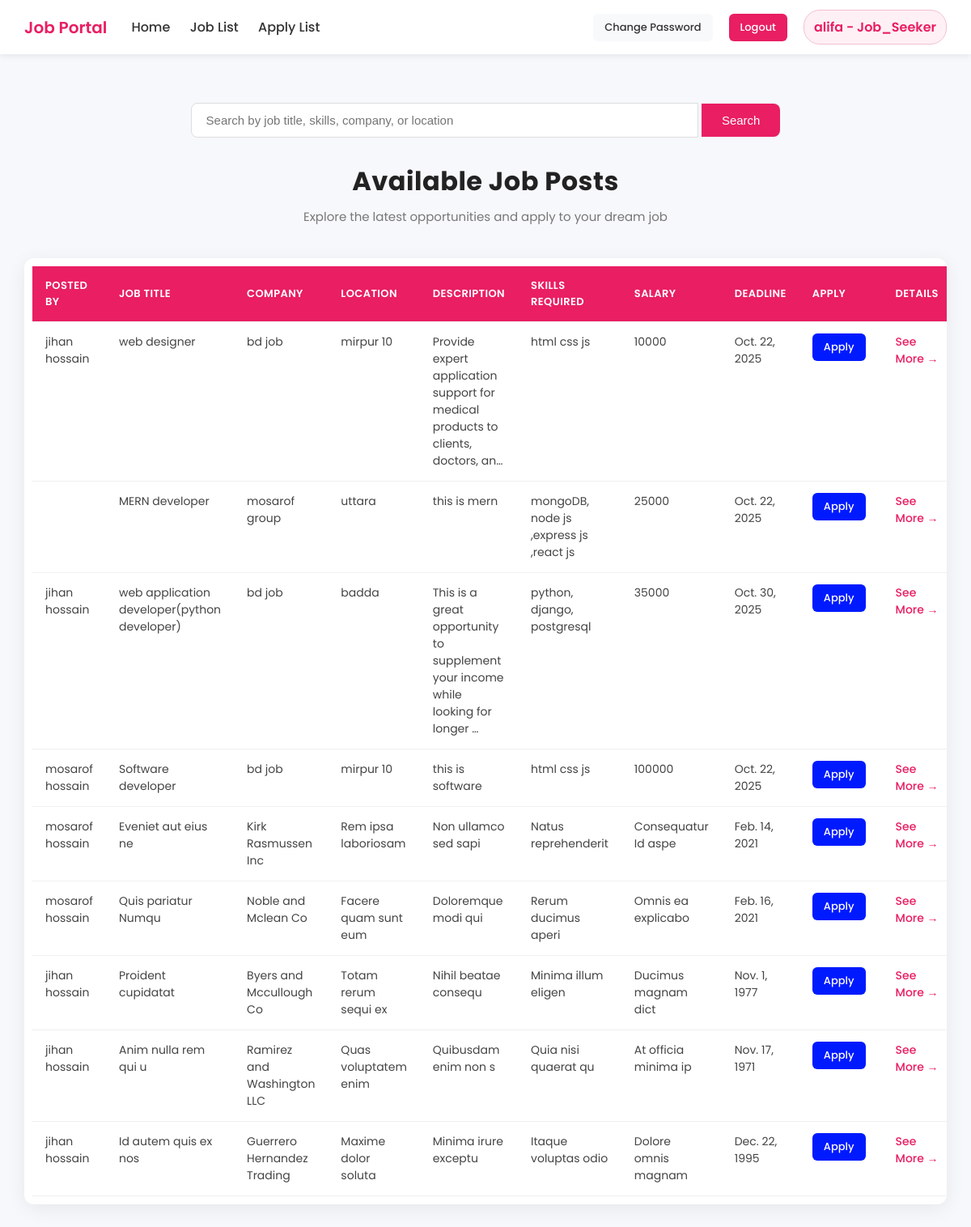
The app's page /jobPostPage/ (signed in) with its own data.
### job/models.py (models this page shows, shortened)
class UserModel(AbstractUser):
    ROLES=[
        ('Employee','Employee'),
        ('Job_Seeker','Job_Seeker'),
    ]
    full_name=models.CharField(max_length=100,null=True)
    roles=models.CharField(choices=ROLES, max_length=100,null=True)
    def __str__(self):
        return self.username

class  jobModel(models.Model):
    posted_by=models.ForeignKey(employeeModel,null=True, on_delete=models.CASCADE)
    Job_title=models.CharField(max_length=100,null=True)
    company_name=models.CharField(max_length=100,null=True)
    location=models.CharField(max_length=300,null=True)
    description=models.TextField(null=True)
    skills_required=models.CharField(max_length=200,null=True)
    salary=models.CharField(max_length=100,null=True)
    application_deadline=models.DateField(null=True)

class employeeModel(models.Model):
    employee=models.OneToOneField(UserModel, null=True, on_delete=models.CASCADE,related_name='employee_info')
    phone_number=models.CharField(max_length=30,null=True)

### job/views.py (the view)
# urls.py: path('jobPostPage/',jobPostPage,name='jobPostPage'),
@login_required
def jobPostPage(request):
    query = request.GET.get('q')
    if request.user.roles == 'Employee':
        employee = employeeModel.objects.get(employee=request.user)
        jobs = jobModel.objects.filter(posted_by=employee)
    else:
        jobs = jobModel.objects.all()
    if query:
        jobs = jobs.filter(
            Job_title__icontains=query) or jobs.filter(company_name__icontains=query) or jobs.filter(
            location__icontains=query) or jobs.filter(skills_required__icontains=query)
    return render(request, 'job/jobPost.html', {'jobs': jobs, 'query': query})

### template/job/jobPost.html (shortened to what this page needs)
{% extends 'master/base.html' %}
{% block body %}
<!DOCTYPE html>
<html lang="en">
<head>
</head>
<body>
<div class="page-container">
  <div class="search-container">
    <form method="GET" action="">
      <input type="text" name="q" value="{{ query|default:'' }}" placeholder="Search by job title, skills, company, or location" class="search-box">
      <button type="submit" class="search-btn">Search</button>
    </form>
  </div>
  <div class="header-section">
    <h2>Available Job Posts</h2>
    <p>Explore the latest opportunities and apply to your dream job</p>
  </div>
  <div class="table-container">
    <table>
      <thead>
        <tr>
          <th>Posted By</th>
          <th>Job Title</th>
          <th>Company</th>
          <th>Location</th>
          <th>Description</th>
          <th>Skills Required</th>
          <th>Salary</th>
          <th>Deadline</th>
          {% if request.user.roles == 'Job_Seeker' %}
          <th>Apply</th>
          {% endif %}
          <th>Details</th>
        </tr>
      </thead>
      <tbody>
        {% for i in jobs %}
        <tr>
          <td>{{ i.posted_by.employee.full_name }}</td>
          <td>{{ i.Job_title }}</td>
          <td>{{ i.company_name }}</td>
          <td>{{ i.location }}</td>
          <td>{{ i.description|truncatechars:80 }}</td>
          <td>{{ i.skills_required }}</td>
          <td>{{ i.salary|default:"Not disclosed" }}</td>
          <td>{{ i.application_deadline }}</td>
          {% if request.user.roles == 'Job_Seeker' %}
          <td>
            <a href="{% url 'applyAdd' i.id %}" class="btn btn-apply">Apply</a>
          </td>
          {% endif %}
          <td><a href="{% url 'notePage' i.id %}" class="see-more">See More →</a></td>
        </tr>
        {% empty %}
        <tr class="empty-row">
          <td colspan="10">No job posts available right now.</td>
        </tr>
        {% endfor %}
      </tbody>
    </table>
  </div>
</div>
</body>
</html>
{% endblock body %}

### template/master/nav.html (shortened to what this page needs)
  <div class="navbar">
    <div class="navbar-left">
      <div class="logo">Job Portal</div>
      <div class="nav-links">
        {% if request.user.roles %}
        <a href="{% url 'homePage' %}">Home</a>
        {% else %}
        <a href="{% url 'homePage2' %}">Home</a>
        {% endif %}
        <a href="{% url 'jobPostPage' %}">Job List</a>
        <a href="{% url 'applyList' %}">Apply List</a>
      </div>
    </div>
    <div class="navbar-right">
      {% if request.user.roles %}
      <a href="{% url 'changePass' %}" class="btn btn-change">Change Password</a>
      <a href="{% url 'logoutPage' %}" class="btn btn-login">Logout</a>
      <div class="profile">{{ request.user }} - {{ request.user.roles }}</div>
      {% else %}
      <a href="{% url 'loginPage' %}" class="btn btn-login">Login</a>
      <a href="{% url 'registerPage' %}" class="btn btn-register">Register</a>
      {% endif %}
    </div>
  </div>

### template/master/base.html (style rules this page uses)
* { box-sizing: border-box; transition: all 0.3s ease; }
body { margin: 0; font-family: "Poppins", sans-serif; background-color: #f9f9fb; color: #333; }
a { text-decoration: none; }
.navbar { background-color: #ffffff; box-shadow: 0 2px 8px rgba(0,0,0,0.08); padding: 12px 30px; display: flex; align-items: center; justify-content: space-between; position: sticky; top: 0; z-index: 100; }
.navbar-left { display: flex; align-items: center; gap: 30px; }
.logo { font-size: 20px; font-weight: 600; color: #e91e63; }
.nav-links a { text-decoration: none; color: #333; font-weight: 500; margin-right: 20px; transition: color 0.3s; }
.navbar-right { display: flex; align-items: center; gap: 15px; }
.btn { text-decoration: none; padding: 8px 14px; border-radius: 6px; font-weight: 500; transition: all 0.3s ease; }
.btn-change { background-color: #f8f9fb; color: #333; border: 1px solid #ddd; }
.btn-login, .btn-register { background-color: #e91e63; color: #fff; border: none; }
.profile { display: flex; align-items: center; background-color: #fff0f5; color: #e91e63; font-weight: 600; padding: 8px 12px; border-radius: 20px; border: 1px solid #f3c0d1; cursor: pointer; transition: all 0.3s ease; }
.search-box { width: 50%; padding: 14px 18px; border: 1px solid #ddd; border-radius: 8px 0 0 8px; font-size: 15px; outline: none; }
.search-btn { padding: 14px 25px; border: none; background-color: #e91e63; color: white; font-size: 15px; border-radius: 0 8px 8px 0; cursor: pointer; font-weight: 500; }

### template/job/jobPost.html (style rules this page uses)
body { font-family: "Poppins", sans-serif; background-color: #f7f8fc; margin: 0; color: #333; }
.page-container { width: 95%; max-width: 1200px; margin: 60px auto; }
.header-section { text-align: center; margin-bottom: 40px; }
.header-section h2 { font-size: 32px; color: #222; margin-bottom: 8px; font-weight: 700; letter-spacing: 0.5px; }
.header-section p { color: #777; font-size: 15px; margin-top: 5px; }
.search-container { text-align: center; margin-bottom: 30px; }
.search-box { width: 55%; padding: 12px 18px; border: 1px solid #ddd; border-radius: 8px 0 0 8px; font-size: 15px; outline: none; transition: border 0.3s; }
.search-btn { padding: 12px 25px; border: none; background-color: #e91e63; color: white; font-weight: 500; border-radius: 0 8px 8px 0; cursor: pointer; font-size: 15px; transition: background 0.3s; }
.table-container { background: #fff; border-radius: 12px; box-shadow: 0 5px 25px rgba(0,0,0,0.07); overflow-x: auto; padding: 10px; animation: fadeIn 0.5s ease; }
table { width: 100%; border-collapse: collapse; font-size: 14px; min-width: 900px; }
th, td { padding: 14px 16px; text-align: left; border-bottom: 1px solid #f0f0f0; }
th { background-color: #e91e63; color: #fff; font-weight: 600; text-transform: uppercase; letter-spacing: 0.4px; font-size: 13px; }
td { vertical-align: top; color: #444; }
.btn { text-decoration: none; padding: 7px 14px; border-radius: 6px; font-size: 13px; font-weight: 500; transition: all 0.3s ease; display: inline-block; margin-right: 5px; border: none; }
.btn-apply { background-color: #001aff; color: #fff; }
.see-more { text-decoration: none; color: #e91e63; font-weight: 500; transition: color 0.3s; }

### records on screen
UserModel: user "alifa", user.roles "Job_Seeker"
jobModel: posted_by.employee.full_name "jihan hossain", Job_title "web designer", company_name "bd job", location "mirpur 10", description "Provide expert application support for medical products to clients, doctors, an…", skills_required "html css js", salary "10000", application_deadline "Oct. 22, 2025"
jobModel: Job_title "MERN developer", company_name "mosarof group", location "uttara", description "this is mern", skills_required "mongoDB, node js ,express js ,react js", salary "25000", application_deadline "Oct. 22, 2025"
jobModel: posted_by.employee.full_name "jihan hossain", Job_title "web application developer(python developer)", company_name "bd job", location "badda", description "This is a great opportunity to supplement your income while looking for longer …", skills_required "python, django, postgresql", salary "35000", application_deadline "Oct. 30, 2025"
jobModel: posted_by.employee.full_name "mosarof hossain", Job_title "Software developer", company_name "bd job", location "mirpur 10", description "this is software", skills_required "html css js", salary "100000", application_deadline "Oct. 22, 2025"
jobModel: posted_by.employee.full_name "mosarof hossain", Job_title "Eveniet aut eius ne", company_name "Kirk Rasmussen Inc", location "Rem ipsa laboriosam", description "Non ullamco sed sapi", skills_required "Natus reprehenderit", salary "Consequatur Id aspe", application_deadline "Feb. 14, 2021"
jobModel: posted_by.employee.full_name "mosarof hossain", Job_title "Quis pariatur Numqu", company_name "Noble and Mclean Co", location "Facere quam sunt eum", description "Doloremque modi qui", skills_required "Rerum ducimus aperi", salary "Omnis ea explicabo", application_deadline "Feb. 16, 2021"
jobModel: posted_by.employee.full_name "jihan hossain", Job_title "Proident cupidatat", company_name "Byers and Mccullough Co", location "Totam rerum sequi ex", description "Nihil beatae consequ", skills_required "Minima illum eligen", salary "Ducimus magnam dict", application_deadline "Nov. 1, 1977"
jobModel: posted_by.employee.full_name "jihan hossain", Job_title "Anim nulla rem qui u", company_name "Ramirez and Washington LLC", location "Quas voluptatem enim", description "Quibusdam enim non s", skills_required "Quia nisi quaerat qu", salary "At officia minima ip", application_deadline "Nov. 17, 1971"
jobModel: posted_by.employee.full_name "jihan hossain", Job_title "Id autem quis ex nos", company_name "Guerrero Hernandez Trading", location "Maxime dolor soluta", description "Minima irure exceptu", skills_required "Itaque voluptas odio", salary "Dolore omnis magnam", application_deadline "Dec. 22, 1995"
